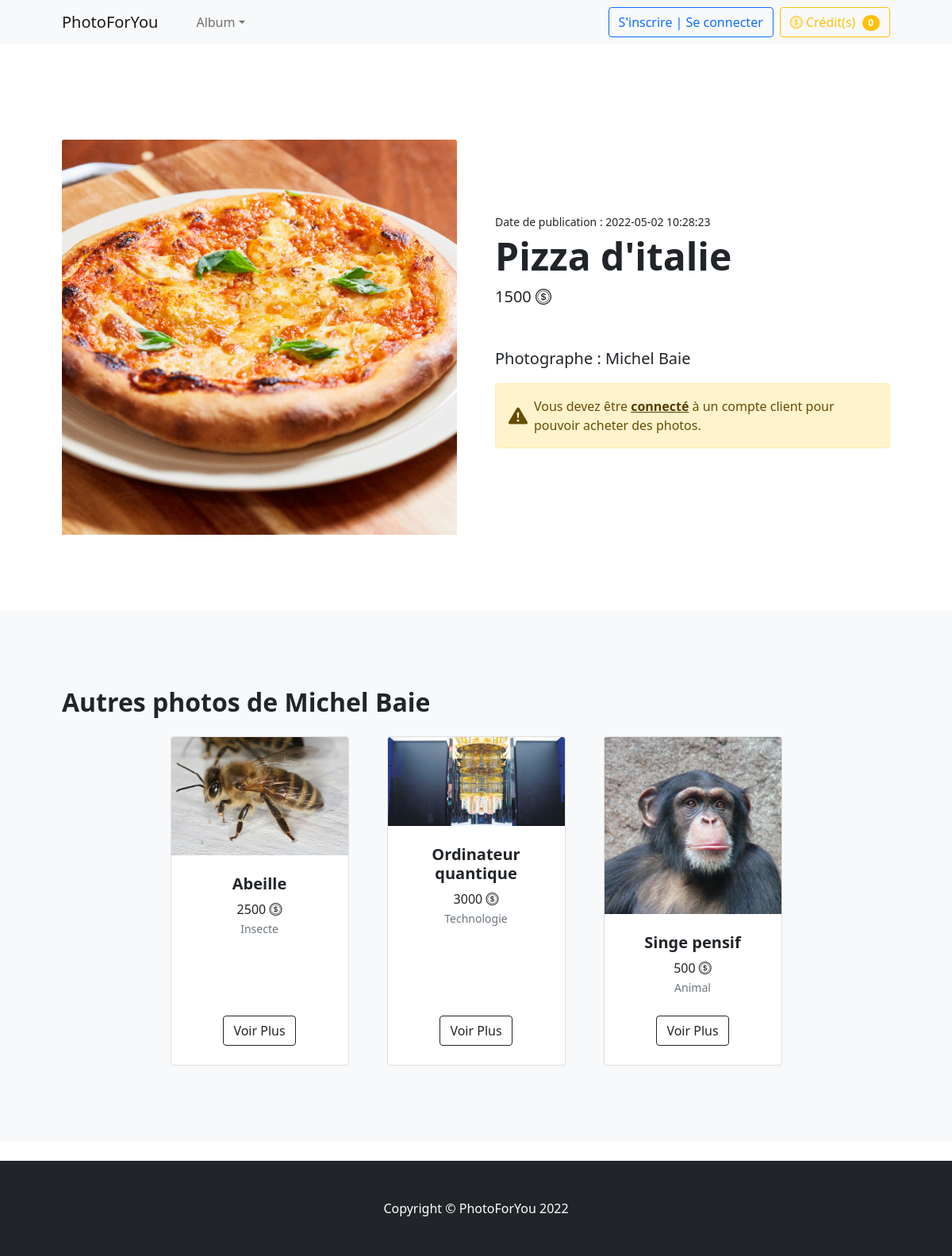
/acheterPhoto.php?idphoto=2, run on the app's committed database.
### tables this page shows
CREATE TABLE IF NOT EXISTS `menu` (
  `idMenu` int NOT NULL,
  `nomMenu` varchar(45) DEFAULT NULL,
  `URL` varchar(100) DEFAULT NULL,
  `Habilitation` varchar(10) DEFAULT NULL,
  PRIMARY KEY (`idMenu`)
);

CREATE TABLE IF NOT EXISTS `photo` (
  `idPhoto` int NOT NULL AUTO_INCREMENT,
  `libellePhoto` varchar(45) NOT NULL,
  `photoLargeur` int NOT NULL,
  `photoLongueur` int NOT NULL,
  `nomImage` varchar(45) NOT NULL,
  `prix` int NOT NULL,
  `active` int NOT NULL DEFAULT '0',
  `datePub` datetime NOT NULL,
  `poids` float NOT NULL,
  `idUser` int NOT NULL,
  `idTags` int NOT NULL,
  PRIMARY KEY (`idPhoto`),
  KEY `idUser_idx` (`idUser`),
  KEY `idTags_idx` (`idTags`)
);

CREATE TABLE IF NOT EXISTS `users` (
  `idUser` int NOT NULL AUTO_INCREMENT,
  `nom` varchar(45) NOT NULL,
  `prenom` varchar(45) NOT NULL,
  `email` varchar(45) NOT NULL,
  `mdp` varchar(128) NOT NULL,
  `dateNaiss` date DEFAULT NULL,
  `credit` int NOT NULL DEFAULT '0',
  `argent` decimal(10,2) NOT NULL DEFAULT '0.00',
  `active` int NOT NULL,
  `type` varchar(45) NOT NULL,
  `photoUser` varchar(100) DEFAULT NULL,
  `siteUser` varchar(200) DEFAULT NULL,
  `siret` varchar(14) DEFAULT NULL,
  PRIMARY KEY (`idUser`)
);

CREATE TABLE IF NOT EXISTS `tags` (
  `idTags` int NOT NULL AUTO_INCREMENT,
  `libelleTags` varchar(45) NOT NULL,
  `active` int NOT NULL,
  `idUser` int NOT NULL,
  PRIMARY KEY (`idTags`),
  KEY `iduser_idx` (`idUser`)
);

### acheterPhoto.php (the view, shortened to what this page needs)
<?php
    include('include/entete.inc.php');
    $req = 'SELECT * FROM photo, users WHERE users.idUser = photo.idUser AND idPhoto = '.$_GET["idphoto"].' AND photo.active = 1 AND idPhoto NOT IN (SELECT idPhoto FROM acheter);';
    $ins = $db->prepare($req);
    $ins->execute();
    $num = $ins->fetchAll();
    if(!empty($num[0])){
        $photo = $db->query('SELECT * FROM photo, users, tags WHERE users.idUser = photo.idUser AND tags.idTags = photo.idTags AND tags.active = 1 AND photo.active = 1 AND idPhoto != '.$_GET["idphoto"].' AND photo.idUser = '.$num[0]['idUser'].' AND idPhoto NOT IN (SELECT idPhoto FROM acheter) ORDER BY idPhoto DESC LIMIT 8;');
    } else {
        echo '<script>location.href="voirPhoto.php";</script>';
    }
?>
<br>
<?php
    if(!empty($num)){
        foreach ($num as $value) {
            echo '
            <section class="py-5">
                <div class="container px-4 px-lg-5 my-5">
                    <div class="row gx-4 gx-lg-5 align-items-center">
                        <div class="col-md-6"><img class="card-img-top mb-5 mb-md-0" src="images/photos/'.htmlentities($value['nomImage']).'" alt="..." /></div>
                        <div class="col-md-6">
                        <div class="small mb-1">Date de publication : '.$value["datePub"].'</div>
                            <h1 class="display-5 fw-bolder">'.$value["libellePhoto"].'</h1>
                            <div class="fs-5 mb-5">
                                <span>'.$value["prix"].' <i class="bi bi-coin"></i></span>
                            </div>
                            <p class="lead">Photographe : '.$value["prenom"]."\t". $value["nom"].'</p>';
                            if($_SESSION['type'] == "client") {
                                echo '
                                <div class="d-flex">
                                    <form method="post">
                                        <button class="btn btn-outline-warning flex-shrink-0" type="submit" id="acheter" name="acheter" value="acheter">
                                            <i class="bi bi-coin"></i>
                                            Acheter
                                        </button>
                                    </form>
                                </div>';
                            } else {
                                echo '
                                <svg xmlns="http://www.w3.org/2000/svg" style="display: none;">
                                    <symbol id="check-circle-fill" fill="currentColor" viewBox="0 0 16 16">
                                        <path d="M16 8A8 8 0 1 1 0 8a8 8 0 0 1 16 0zm-3.97-3.03a.75.75 0 0 0-1.08.022L7.477 9.417 5.384 7.323a.75.75 0 0 0-1.06 1.06L6.97 11.03a.75.75 0 0 0 1.079-.02l3.992-4.99a.75.75 0 0 0-.01-1.05z"/>
                                    </symbol>
                                    <symbol id="info-fill" fill="currentColor" viewBox="0 0 16 16">
                                        <path d="M8 16A8 8 0 1 0 8 0a8 8 0 0 0 0 16zm.93-9.412-1 4.705c-.07.34.029.533.304.533.194 0 .487-.07.686-.246l-.088.416c-.287.346-.92.598-1.465.598-.703 0-1.002-.422-.808-1.319l.738-3.468c.064-.293.006-.399-.287-.47l-.451-.081.082-.381 2.29-.287zM8 5.5a1 1 0 1 1 0-2 1 1 0 0 1 0 2z"/>
                                    </symbol>
                                    <symbol id="exclamation-triangle-fill" fill="currentColor" viewBox="0 0 16 16">
                                        <path d="M8.982 1.566a1.13 1.13 0 0 0-1.96 0L.165 13.233c-.457.778.091 1.767.98 1.767h13.713c.889 0 1.438-.99.98-1.767L8.982 1.566zM8 5c.535 0 .954.462.9.995l-.35 3.507a.552.552 0 0 1-1.1 0L7.1 5.995A.905.905 0 0 1 8 5zm.002 6a1 1 0 1 1 0 2 1 1 0 0 1 0-2z"/>
                                    </symbol>
                                </svg>
                                <div class="alert alert-warning d-flex align-items-center" role="alert">
                                    <svg class="bi flex-shrink-0 me-2" width="24" height="24" role="img" aria-label="Warning:"><use xlink:href="#exclamation-triangle-fill"/></svg>
                                    <div>
                                        Vous devez être <a href="connexion.php" class="alert-link">connecté</a> à un compte client pour pouvoir acheter des photos.
                                    </div>
                                </div>';
                            }
                        echo '
                        </div>
                    </div>
                </div>
            </section>';
        }
        echo '
        <section class="py-5 bg-light">
            <div class="container px-4 px-lg-5 mt-5">
                <h2 class="fw-bolder mb-4">Autres photos de '.$value["prenom"]."\t". $value["nom"].'</h2>
                <div class="row gx-4 gx-lg-5 row-cols-2 row-cols-md-3 row-cols-xl-4 justify-content-center">';
                foreach ($photo as $result) {
                    echo '
                    <div class="col mb-5">
                        <div class="card h-100">
                            <img class="card-img-top" src="images/photos/'.htmlentities($result['nomImage']).'" alt="..." />
                            <div class="card-body p-4">
                                <div class="text-center">
                                    <h5 class="fw-bolder">'.$result['libellePhoto'].'</h5>
                                    '.$result['prix'].' <i class="bi bi-coin"></i>
                                    <br>
                                    <small class="text-muted">'.$result['libelleTags'].'</small>
                                </div>
                            </div>
                            <div class="card-footer p-4 pt-0 border-top-0 bg-transparent">
                                <div class="text-center"><a class="btn btn-outline-dark mt-auto" href="acheterPhoto.php?idphoto='.$result['idPhoto'].'">Voir Plus</a></div>
                            </div>
                        </div>
                    </div>';
                }
                echo '
                </div>
            </div>
        </section>';
    }
?>
<br>
<?php
    include('include/piedDePage.inc.php');
?>

### include/entete.inc.php (shortened to what this page needs)
<?php
    require_once('dbconnect.php');
    $db->setAttribute(PDO::ATTR_ERRMODE, PDO::ERRMODE_EXCEPTION);
?>
<!DOCTYPE html>
<html lang="fr">
    <head>
        <link rel="stylesheet" href="assets/css/bootstrap/css/bootstrap.min.css">
        <link rel="stylesheet" href="https://cdn.jsdelivr.net/npm/bootstrap-icons@1.8.1/font/bootstrap-icons.css">
    </head>
    <body>
        <?php
            switch ($_SESSION['type']) {
                case "visiteur":    $niveauHab = "%V%"; break;
            }
            $requete = "SELECT idMenu, nomMenu, URL FROM menu WHERE Habilitation LIKE '".$niveauHab."'";
            $instruction = $db->prepare($requete);
            $instruction->execute();
            $num = $instruction->fetchAll();
        ?>
        <nav class="navbar navbar-expand-lg navbar-light bg-light">
            <div class="container px-4 px-lg-5">
                <a class="navbar-brand" href=".">PhotoForYou</a>
                <div class="collapse navbar-collapse" id="navbarSupportedContent">
                    <ul class="navbar-nav me-auto mb-2 mb-lg-0 ms-lg-4">
                        <?php
                            foreach($num as $value) {
                                if (strlen($value['idMenu']) == 1) {
                                    echo '<li class="nav-item dropdown">'.PHP_EOL;
                                    echo '<a class="nav-link dropdown-toggle" id="navbarDropdown" href="'.$value['URL'].'" role="button" data-bs-toggle="dropdown" aria-expanded="false">'.$value['nomMenu'].'</a>'.PHP_EOL;
                                    echo "</li>";
                                }
                            }
                        ?>
                    </ul>
                    <div class="d-grid gap-2 d-md-flex justify-content-md-end">
                        <?php
                            if(!isset($_SESSION['login'])) {
                                echo '
                                <form class="d-flex">
                                    <button type="button" class="btn btn-outline-primary" data-bs-toggle="modal" data-bs-target="#modalConnexionInscription">
                                    S\'inscrire | Se connecter
                                    </button>
                                </form>
                                <div class="modal fade" tabindex="-1" role="dialog" id="modalConnexionInscription">
                                    <div class="modal-dialog modal-dialog-centered" role="document">
                                        <div class="modal-content rounded-5 shadow">
                                            <div class="modal-header p-5 pb-4 border-bottom-0">
                                                <h2 class="fw-bold mb-0">Connectez-vous</h2>
                                                <button type="button" class="btn-close" data-bs-dismiss="modal" aria-label="Close"></button>
                                            </div>
                                            <div class="modal-body p-5 pt-0">
                                                <a class="w-100 py-2 mb-2 btn btn-outline-primary rounded-4" href="connexion.php" role="button">Connexion</a>
                                                <hr class="my-4">
                                                <h2 class="fs-5 fw-bold mb-3">Ou Inscrivez-vous</h2>
                                                <a class="w-100 py-2 mb-2 btn btn-outline-dark rounded-4" href="formInscriptionClient.php" role="button">Inscription Client</a>
                                                <a class="w-100 py-2 mb-2 btn btn-outline-dark rounded-4" href="formInscriptionPhotographe.php" role="button">Inscription Photographe</a>
                                            </div>
                                        </div>
                                    </div>
                                </div>';
                            } else {
                                echo '
                                <form class="d-flex">
                                    <a class="btn btn-outline-primary" href="deconnexion.php" role="button">Deconnexion</a>
                                </form>';
                            }
                        ?>
                        <form class="d-flex">
                            <a class="btn btn-outline-warning" href="credit.php" role="button">
                                <i class='bi bi-coin'></i>
                                Crédit(s)
                                <span class="badge bg-warning text-white ms-1 rounded-pill"><?php if(!isset($_SESSION['login'])) {echo 0;} else {echo $_SESSION['credit'];} ?></span>
                            </a>
                        </form>
                    </div>
                </div>
            </div>
        </nav>

### data on the page
menu: nomMenu "Album"
photo: nomImage (picture), datePub "2022-05-02 10:28:23", libellePhoto "Pizza d'italie", prix "1500", idUser.prenom "Michel", idUser.nom "Baie"
photo: nomImage (picture), libellePhoto "Abeille", prix "2500", idTags.libelleTags "Insecte"
photo: nomImage (picture), libellePhoto "Ordinateur quantique", prix "3000", idTags.libelleTags "Technologie"
photo: nomImage (picture), libellePhoto "Singe pensif", prix "500", idTags.libelleTags "Animal"
